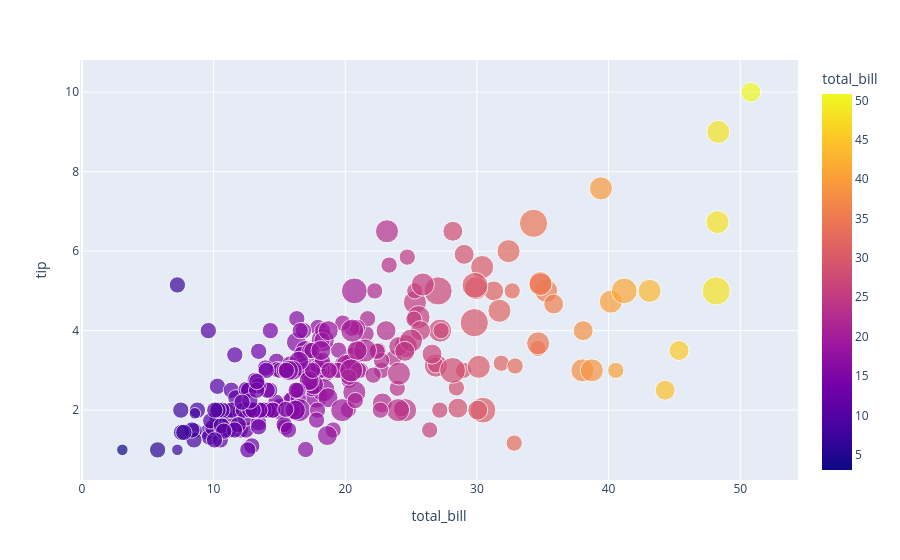

The notebook cell saved with this chart:
### Code cell
fig = px.scatter(
    df,
    x="total_bill",
    y="tip",
    size="size",        # dynamic size
    color="total_bill"  # dynamic color
)

fig.show()

### Figure 1 — Plotly figure (JSON) as saved in the notebook; plotly's stock layout.template omitted (floating-point values rounded to 4 significant figures; data arrays with more than 128 entries replaced by an {"elided": "..."} marker saying what was removed)
{"data": [{"hovertemplate": "total_bill=%{marker.color}<br>tip=%{y}<br>size=%{marker.size}<extra></extra>", "legendgroup": "", "marker": {"color": {"elided": "244 float values"}, "coloraxis": "coloraxis", "size": {"elided": "244 int values"}, "sizemode": "area", "sizeref": 0.015, "symbol": "circle"}, "mode": "markers", "name": "", "orientation": "v", "showlegend": false, "type": "scatter", "x": {"elided": "244 float values"}, "xaxis": "x", "y": {"elided": "244 float values"}, "yaxis": "y"}], "layout": {"coloraxis": {"colorbar": {"title": {"text": "total_bill"}}, "colorscale": [[0, "#0d0887"], [0.1111, "#46039f"], [0.2222, "#7201a8"], [0.3333, "#9c179e"], [0.4444, "#bd3786"], [0.5556, "#d8576b"], [0.6667, "#ed7953"], [0.7778, "#fb9f3a"], [0.8889, "#fdca26"], [1, "#f0f921"]]}, "legend": {"itemsizing": "constant", "tracegroupgap": 0}, "margin": {"t": 60}, "xaxis": {"anchor": "y", "domain": [0, 1], "title": {"text": "total_bill"}}, "yaxis": {"anchor": "x", "domain": [0, 1], "title": {"text": "tip"}}}}
